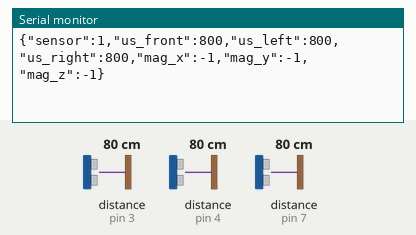
Recording of a sketch running on a simulated Arduino Uno, built with avr-gcc and run on an emulated ATmega328P. Parts: the last lines printed to the serial monitor. Inputs (shaded band) come from the test bench; at power-on: distance to the obstacle (sensors on pin 3, pin 4, pin 7) 80 cm. The echo pulse lasts 58.3 µs per cm.

Above: at 1.2 s.
1.3 s: distance to the obstacle (sensor on pin 3) set to 2 cm
At 2.4 s:
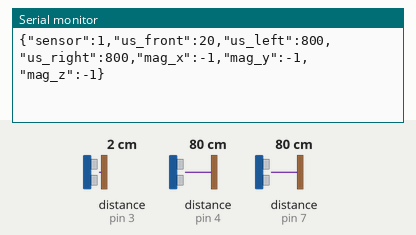
4.3 s: distance to the obstacle (sensor on pin 4) set to 2 cm
At 5.4 s:
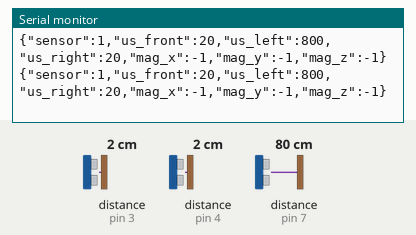
7.3 s: distance to the obstacle (sensor on pin 7) set to 2 cm
At 8.3 s:
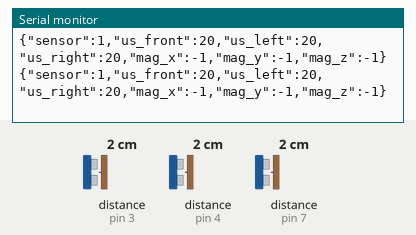
10.3 s: distance to the obstacle (sensor on pin 3) set to 18 cm
At 11.4 s:
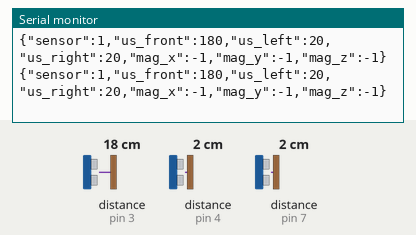
13.3 s: distance to the obstacle (sensor on pin 4) set to 18 cm
At 14.4 s:
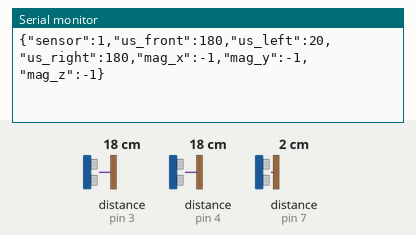
16.3 s: distance to the obstacle (sensor on pin 7) set to 18 cm
At 17.1 s:
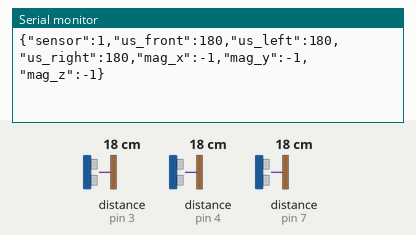
Timing chart, 0 to 19.3 s (numbered marks = the images above; inputs shaded):
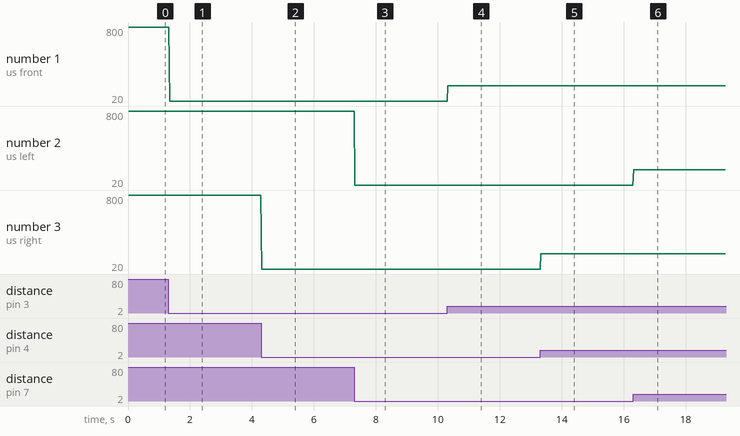

The sketch:

SensorArduino.ino
```cpp
#include <ArduinoJson.h>
#include <hcsr04.h> //Bifrost Library for HC SR04 sensors

// Enough space for 1 object with 7 members
StaticJsonDocument<JSON_OBJECT_SIZE(7)> jsonOut; // TODO: determine what all is being sent back

/* Declaring constants that will not be changing throughout the program */
// First sensor, polling one that goes on the front of the bot
const int S1_TRIG = 9;
const int S1_ECHO = 3;
// Second sensor, polling one that goes on the right side of the bot
const int S2_TRIG = 5;
const int S2_ECHO = 4;
// Third sensor, polling one that goes on the left side of the bot
const int S3_TRIG = 6;
const int S3_ECHO = 7;

/* Declaring the side sensors */
// HCSR04 name(trigger pin, echo pin, minimum distance in mm, maximum distance in mm)
HCSR04 SensorFront(S1_TRIG, S1_ECHO, 25, 4000);
HCSR04 SensorRight(S2_TRIG, S2_ECHO, 25, 4000);
HCSR04 SensorLeft(S3_TRIG, S3_ECHO, 25, 4000);

void setup() {
  // Initialize serial port
  Serial.begin(38400); // TODO: decide on Serial rate

  // TODO: set up magnetometer IMU

}

void loop() {
  // Indicate that this Arduino is the sensor Arduino
  jsonOut["sensor"] = 1;

  // Read and add data from ultrasonic sensors to JSON
  jsonOut["us_front"] = SensorFront.distanceInMillimeters();
  jsonOut["us_left"] = SensorLeft.distanceInMillimeters();
  jsonOut["us_right"] = SensorRight.distanceInMillimeters();

  // Add data from magnetometer to JSON
  // TODO: read data from magnetometer
  jsonOut["mag_x"] = -1;
  jsonOut["mag_y"] = -1;
  jsonOut["mag_z"] = -1;

  // Send JSON over serial
  serializeJson(jsonOut, Serial);
  Serial.println();
}
```

Measured:
- after the input at 1.3 s, the serial monitor: prints a new line at once (image 1)
- after the input at 4.3 s, the serial monitor: prints a new line at once (image 2)
- after the input at 7.3 s, the serial monitor: prints a new line at once (image 3)
- after the input at 10.3 s, the serial monitor: prints a new line at once (image 4)
- after the input at 13.3 s, the serial monitor: prints a new line at once (image 5)
- after the input at 16.3 s, the serial monitor: prints a new line at once (image 6)
- plotted number 1: 800 → 20 after the input at 1.3 s, 20 → 180 after the input at 10.3 s
